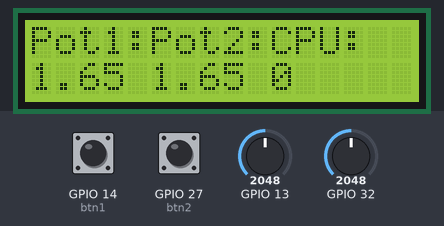
Bench run of a program on a simulated ESP32. Parts: 16×2 character LCD. Inputs (shaded band) come from the test bench; at power-on: GPIO 13 = 2048, GPIO 32 = 2048, GPIO 14 (btn1) HIGH, GPIO 27 (btn2) HIGH. What the program prints to the serial monitor is not drawn.

Above: at 1.2 s.
1.3 s: GPIO 13 set to 2866
At 2.4 s:
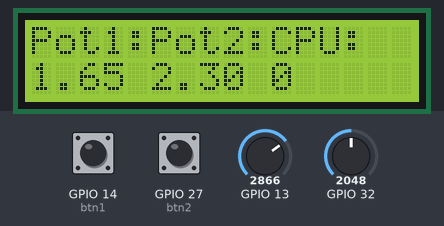
3.5 s: GPIO 32 set to 2866
At 5.2 s:
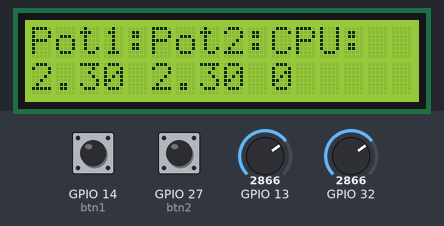
5.5 s: GPIO 13 set to 3603
At 7.3 s:
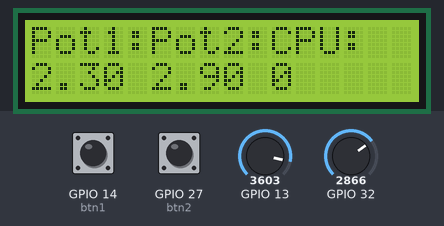
7.6 s: GPIO 32 set to 3603
At 9.3 s:
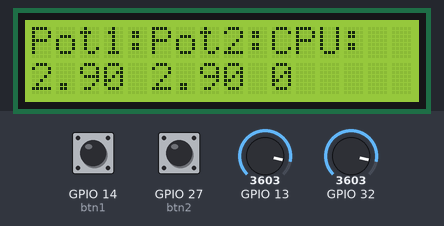
9.6 s: GPIO 13 set to 4095
At 11.3 s:
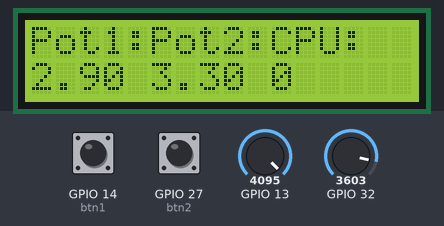
11.6 s: GPIO 32 set to 4095
At 13.3 s:
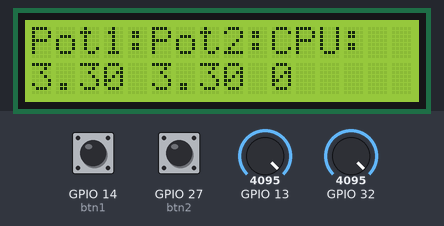
Timing chart, 0 to 14.6 s (numbered marks = the images above; inputs shaded):
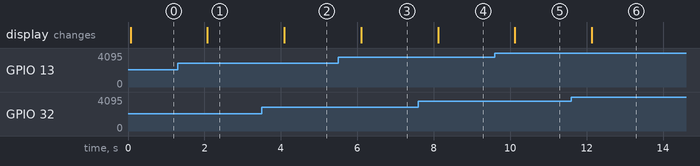

Measured:
- after the input at 1.3 s, the display: changes after 0.78 s (image 1)
- after the input at 3.5 s, the display: changes after 0.59 s (image 2)
- after the input at 5.5 s, the display: changes after 0.60 s (image 3)
- after the input at 7.6 s, the display: changes after 0.51 s (image 4)
- after the input at 9.6 s, the display: changes after 0.53 s (image 5)
- after the input at 11.6 s, the display: changes after 0.54 s (image 6)

The program:

main.cpp
```cpp
//--------------------------------------------------------------------------------
//Universidad del Valle de Guatemala
//BE3015 Electronica Digital 2
//Karen Joachin
//Laboratorio 4 LCD
//fila columna
//-----------------------------------------------------------------------------
//Librerias
//-----------------------------------------------------------------------------
#include <Arduino.h>
#include <LiquidCrystal.h>
//-----------------------------------------------------------------------------
//Definiciond de etiquetas
//-----------------------------------------------------------------------------

#define d4 19
#define d5 21
#define d6 5
#define d7 22
#define en 15
#define rs 18

#define pot1 32
#define pot2 13
//botones para incrementar y decrementar
#define btn1 14
#define btn2 27
//-----------------------------------------------------------------------------
//Prototipo de funciones
//-----------------------------------------------------------------------------

//-----------------------------------------------------------------------------
//Variabls Globales
//-----------------------------------------------------------------------------
LiquidCrystal LCD(rs, en, d4, d5, d6, d7);
uint8_t decenas, unidades, decimal;
uint8_t decenas2, unidades2, decimal2;
int adcRaw;
float voltaje;
float voltaje2;

int cbtn1 = 0;
int contador = 0;
int suma = 0;
int resta = 0;
int sube = 0;
int baja = 0;
bool presionar = false;
//-----------------------------------------------------------------------------
//ISR
//-----------------------------------------------------------------------------
void IRAM_ATTR sumab1() //interrupcion de incremento
{
  suma = digitalRead(btn1);
  if (suma != sube)
  {
    if (suma == LOW)
    {
      presionar = true;
      contador++;
      Serial.println(contador);
    }

    delay(50);
  }

  sube = suma;
  if (contador > 255)
  {
    contador = 0;
  }
}
void IRAM_ATTR restab2() //interrupcion de decremento
{
  resta = digitalRead(btn2);
  if (resta != baja)
  {
    if (resta == LOW)
    {
      presionar = true;
      contador--;
      Serial.println(contador);
    }
    delay(50);
  }

  baja = resta;
  if (contador < 1)
  {
    contador= 0;
  }
}
//-----------------------------------------------------------------------------
//Configuracion
//-----------------------------------------------------------------------------

void setup()
{
  Serial.begin(115200);
  LCD.begin(16, 2);

  pinMode(btn1, INPUT_PULLUP);
  pinMode(btn2, INPUT_PULLUP);

  // ACA Adjuntar Interrupción al pin GPIO
  attachInterrupt(btn1, sumab1, RISING);
  attachInterrupt(btn2, restab2, RISING);
}
//-----------------------------------------------------------------------------
//loop principal
//-----------------------------------------------------------------------------

void loop()
{
  contador;
  //pra primer potenciometro
  voltaje = analogReadMilliVolts(pot1) / 10.0;
  int temp = voltaje;
  decenas = temp / 100.0;
  temp = temp - decenas * 100.0;
  unidades = temp / 10.0;
  temp = temp - unidades * 10.0;
  decimal = temp;

  //para segundo potenciometro
  voltaje2 = analogReadMilliVolts(pot2) / 10.0;
  int temp2 = voltaje2;
  decenas2 = temp2 / 100.0;
  temp2 = temp2 - decenas2 * 100.0;
  unidades2 = temp2 / 10.0;
  temp2 = temp2 - unidades2 * 10.0;
  decimal2 = temp2;

  Serial.print("voltaje: ");
  Serial.print(voltaje);
  Serial.print("\n");

  Serial.print("voltaje2: ");
  Serial.print(voltaje2);
  Serial.print("\n");

  Serial.print("CPU: ");
  Serial.print(contador);
  Serial.print("\n");
  Serial.print("\n");

  //para limpiar LCD
  LCD.clear();
  LCD.print("Pot1:");
  LCD.print("Pot2:");
  LCD.print("CPU:");

  LCD.setCursor(0, 1); //para cambiar de fila y columna
  LCD.print(decenas);
  LCD.print('.');
  LCD.print(unidades);
  LCD.print(decimal);
  LCD.print(" ");

  LCD.print(decenas2);
  LCD.print('.');
  LCD.print(unidades2);
  LCD.print(decimal2);
  LCD.print(" ");
  LCD.print(contador);

  delay(1000);
}
```
